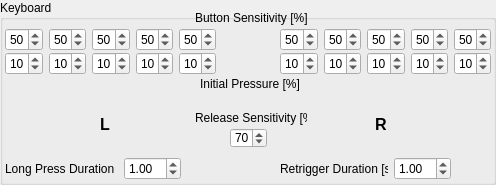
    <widget class="QGroupBox" name="groupBox_5">
     <property name="geometry">
      <rect>
       <x>5</x>
       <y>4</y>
       <width>496</width>
       <height>185</height>
      </rect>
     </property>
     <property name="title">
      <string>Keyboard</string>
     </property>
     <widget class="QWidget" name="horizontalLayoutWidget_5">
      <property name="geometry">
       <rect>
        <x>5</x>
        <y>28</y>
        <width>211</width>
        <height>23</height>
       </rect>
      </property>
      <layout class="QHBoxLayout" name="horizontalLayout_5">
       <item>
        <widget class="QSpinBox" name="spinbox_trigger_sensitivity_lp">
         <property name="sizePolicy">
          <sizepolicy hsizetype="Fixed" vsizetype="Fixed">
           <horstretch>0</horstretch>
           <verstretch>0</verstretch>
          </sizepolicy>
         </property>
         <property name="maximum">
          <number>99</number>
         </property>
         <property name="singleStep">
          <number>1</number>
         </property>
         <property name="value">
          <number>50</number>
         </property>
        </widget>
       </item>
       <item>
        <widget class="QSpinBox" name="spinbox_trigger_sensitivity_lr">
         <property name="sizePolicy">
          <sizepolicy hsizetype="Fixed" vsizetype="Fixed">
           <horstretch>0</horstretch>
           <verstretch>0</verstretch>
          </sizepolicy>
         </property>
         <property name="maximum">
          <number>99</number>
         </property>
         <property name="singleStep">
          <number>1</number>
         </property>
         <property name="value">
          <number>50</number>
         </property>
        </widget>
       </item>
       <item>
        <widget class="QSpinBox" name="spinbox_trigger_sensitivity_lm">
         <property name="sizePolicy">
          <sizepolicy hsizetype="Fixed" vsizetype="Fixed">
           <horstretch>0</horstretch>
           <verstretch>0</verstretch>
          </sizepolicy>
         </property>
         <property name="maximum">
          <number>99</number>
         </property>
         <property name="singleStep">
          <number>1</number>
         </property>
         <property name="value">
          <number>50</number>
         </property>
        </widget>
       </item>
       <item>
        <widget class="QSpinBox" name="spinbox_trigger_sensitivity_li">
         <property name="sizePolicy">
          <sizepolicy hsizetype="Fixed" vsizetype="Fixed">
           <horstretch>0</horstretch>
           <verstretch>0</verstretch>
          </sizepolicy>
         </property>
         <property name="maximum">
          <number>99</number>
         </property>
         <property name="singleStep">
          <number>1</number>
         </property>
         <property name="value">
          <number>50</number>
         </property>
        </widget>
       </item>
       <item>
        <widget class="QSpinBox" name="spinbox_trigger_sensitivity_lt">
         <property name="sizePolicy">
          <sizepolicy hsizetype="Fixed" vsizetype="Fixed">
           <horstretch>0</horstretch>
           <verstretch>0</verstretch>
          </sizepolicy>
         </property>
         <property name="maximum">
          <number>99</number>
         </property>
         <property name="singleStep">
          <number>1</number>
         </property>
         <property name="value">
          <number>50</number>
         </property>
        </widget>
       </item>
      </layout>
     </widget>
     <widget class="QWidget" name="horizontalLayoutWidget_6">
      <property name="geometry">
       <rect>
        <x>280</x>
        <y>28</y>
        <width>211</width>
        <height>23</height>
       </rect>
      </property>
      <layout class="QHBoxLayout" name="horizontalLayout_6">
       <item>
        <widget class="QSpinBox" name="spinbox_trigger_sensitivity_rt">
         <property name="sizePolicy">
          <sizepolicy hsizetype="Fixed" vsizetype="Fixed">
           <horstretch>0</horstretch>
           <verstretch>0</verstretch>
          </sizepolicy>
         </property>
         <property name="maximum">
          <number>99</number>
         </property>
         <property name="singleStep">
          <number>1</number>
         </property>
         <property name="value">
          <number>50</number>
         </property>
        </widget>
       </item>
       <item>
        <widget class="QSpinBox" name="spinbox_trigger_sensitivity_ri">
         <property name="sizePolicy">
          <sizepolicy hsizetype="Fixed" vsizetype="Fixed">
           <horstretch>0</horstretch>
           <verstretch>0</verstretch>
          </sizepolicy>
         </property>
         <property name="maximum">
          <number>99</number>
         </property>
         <property name="singleStep">
          <number>1</number>
         </property>
         <property name="value">
          <number>50</number>
         </property>
        </widget>
       </item>
       <item>
        <widget class="QSpinBox" name="spinbox_trigger_sensitivity_rm">
         <property name="sizePolicy">
          <sizepolicy hsizetype="Fixed" vsizetype="Fixed">
           <horstretch>0</horstretch>
           <verstretch>0</verstretch>
          </sizepolicy>
         </property>
         <property name="maximum">
          <number>99</number>
         </property>
         <property name="singleStep">
          <number>1</number>
         </property>
         <property name="value">
          <number>50</number>
         </property>
        </widget>
       </item>
       <item>
        <widget class="QSpinBox" name="spinbox_trigger_sensitivity_rr">
         <property name="sizePolicy">
          <sizepolicy hsizetype="Fixed" vsizetype="Fixed">
           <horstretch>0</horstretch>
           <verstretch>0</verstretch>
          </sizepolicy>
         </property>
         <property name="maximum">
          <number>99</number>
         </property>
         <property name="singleStep">
          <number>1</number>
         </property>
         <property name="value">
          <number>50</number>
         </property>
        </widget>
       </item>
       <item>
        <widget class="QSpinBox" name="spinbox_trigger_sensitivity_rp">
         <property name="sizePolicy">
          <sizepolicy hsizetype="Fixed" vsizetype="Fixed">
           <horstretch>0</horstretch>
           <verstretch>0</verstretch>
          </sizepolicy>
         </property>
         <property name="maximum">
          <number>99</number>
         </property>
         <property name="singleStep">
          <number>1</number>
         </property>
         <property name="value">
          <number>50</number>
         </property>
        </widget>
       </item>
      </layout>
     </widget>
     <widget class="QLabel" name="label_17">
      <property name="geometry">
       <rect>
        <x>70</x>
        <y>74</y>
        <width>81</width>
        <height>81</height>
       </rect>
      </property>
      <property name="text">
       <string/>
      </property>
      <property name="pixmap">
       <pixmap>Hand_L.png</pixmap>
      </property>
      <property name="scaledContents">
       <bool>true</bool>
      </property>
     </widget>
     <widget class="QLabel" name="label_21">
      <property name="geometry">
       <rect>
        <x>335</x>
        <y>74</y>
        <width>81</width>
        <height>81</height>
       </rect>
      </property>
      <property name="text">
       <string/>
      </property>
      <property name="pixmap">
       <pixmap>Hand_R.png</pixmap>
      </property>
      <property name="scaledContents">
       <bool>true</bool>
      </property>
     </widget>
     <widget class="QLabel" name="label_22">
      <property name="geometry">
       <rect>
        <x>195</x>
        <y>108</y>
        <width>112</width>
        <height>20</height>
       </rect>
      </property>
      <property name="text">
       <string>Release Sensitivity [%]</string>
      </property>
     </widget>
     <widget class="QSpinBox" name="spinbox_release_sensitivity">
      <property name="geometry">
       <rect>
        <x>230</x>
        <y>128</y>
        <width>37</width>
        <height>20</height>
       </rect>
      </property>
      <property name="sizePolicy">
       <sizepolicy hsizetype="Fixed" vsizetype="Fixed">
        <horstretch>0</horstretch>
        <verstretch>0</verstretch>
       </sizepolicy>
      </property>
      <property name="maximum">
       <number>100</number>
      </property>
      <property name="singleStep">
       <number>1</number>
      </property>
      <property name="value">
       <number>70</number>
      </property>
     </widget>
     <widget class="QLabel" name="label_23">
      <property name="geometry">
       <rect>
        <x>195</x>
        <y>10</y>
        <width>116</width>
        <height>16</height>
       </rect>
      </property>
      <property name="text">
       <string>Button Sensitivity [%]</string>
      </property>
     </widget>
     <widget class="QLabel" name="label_24">
      <property name="geometry">
       <rect>
        <x>100</x>
        <y>116</y>
        <width>16</width>
        <height>17</height>
       </rect>
      </property>
      <property name="font">
       <font>
        <pointsize>12</pointsize>
        <weight>75</weight>
        <bold>true</bold>
       </font>
      </property>
      <property name="text">
       <string>L</string>
      </property>
     </widget>
     <widget class="QLabel" name="label_25">
      <property name="geometry">
       <rect>
        <x>375</x>
        <y>116</y>
        <width>16</width>
        <height>17</height>
       </rect>
      </property>
      <property name="font">
       <font>
        <pointsize>12</pointsize>
        <weight>75</weight>
        <bold>true</bold>
       </font>
      </property>
      <property name="text">
       <string>R</string>
      </property>
     </widget>
     <widget class="QWidget" name="gridLayoutWidget">
      <property name="geometry">
       <rect>
        <x>5</x>
        <y>156</y>
        <width>176</width>
        <height>25</height>
       </rect>
      </property>
      <layout class="QGridLayout" name="gridLayout">
       <item row="0" column="0">
        <widget class="QLabel" name="label">
         <property name="text">
          <string>Long Press Duration [s]</string>
         </property>
        </widget>
       </item>
       <item row="0" column="1">
        <widget class="QDoubleSpinBox" name="spinbox_long_press_duration">
         <property name="sizePolicy">
          <sizepolicy hsizetype="Fixed" vsizetype="Fixed">
           <horstretch>0</horstretch>
           <verstretch>0</verstretch>
          </sizepolicy>
         </property>
         <property name="locale">
          <locale language="English" country="UnitedStates"/>
         </property>
         <property name="singleStep">
          <double>0.100000000000000</double>
         </property>
         <property name="value">
          <double>1.000000000000000</double>
         </property>
        </widget>
       </item>
      </layout>
     </widget>
     <widget class="QWidget" name="gridLayoutWidget_3">
      <property name="geometry">
       <rect>
        <x>280</x>
        <y>156</y>
        <width>171</width>
        <height>25</height>
       </rect>
      </property>
      <layout class="QGridLayout" name="gridLayout_3">
       <item row="0" column="1">
        <widget class="QDoubleSpinBox" name="spinbox_retrigger_duration">
         <property name="sizePolicy">
          <sizepolicy hsizetype="Fixed" vsizetype="Fixed">
           <horstretch>0</horstretch>
           <verstretch>0</verstretch>
          </sizepolicy>
         </property>
         <property name="locale">
          <locale language="English" country="UnitedStates"/>
         </property>
         <property name="buttonSymbols">
          <enum>QAbstractSpinBox::UpDownArrows</enum>
         </property>
         <property name="singleStep">
          <double>0.100000000000000</double>
         </property>
         <property name="value">
          <double>1.000000000000000</double>
         </property>
        </widget>
       </item>
       <item row="0" column="0">
        <widget class="QLabel" name="label_12">
         <property name="text">
          <string>Retrigger Duration [s]</string>
         </property>
        </widget>
       </item>
      </layout>
     </widget>
     <widget class="QLabel" name="label_31">
      <property name="geometry">
       <rect>
        <x>200</x>
        <y>76</y>
        <width>116</width>
        <height>16</height>
       </rect>
      </property>
      <property name="text">
       <string>Initial Pressure [%]</string>
      </property>
     </widget>
     <widget class="QWidget" name="horizontalLayoutWidget_11">
      <property name="geometry">
       <rect>
        <x>5</x>
        <y>52</y>
        <width>211</width>
        <height>23</height>
       </rect>
      </property>
      <layout class="QHBoxLayout" name="horizontalLayout_11">
       <item>
        <widget class="QSpinBox" name="spinbox_keyboard_pressure_lp">
         <property name="sizePolicy">
          <sizepolicy hsizetype="Fixed" vsizetype="Fixed">
           <horstretch>0</horstretch>
           <verstretch>0</verstretch>
          </sizepolicy>
         </property>
         <property name="maximum">
          <number>99</number>
         </property>
         <property name="singleStep">
          <number>1</number>
         </property>
         <property name="value">
          <number>10</number>
         </property>
        </widget>
       </item>
       <item>
        <widget class="QSpinBox" name="spinbox_keyboard_pressure_lr">
         <property name="sizePolicy">
          <sizepolicy hsizetype="Fixed" vsizetype="Fixed">
           <horstretch>0</horstretch>
           <verstretch>0</verstretch>
          </sizepolicy>
         </property>
         <property name="maximum">
          <number>99</number>
         </property>
         <property name="singleStep">
          <number>1</number>
         </property>
         <property name="value">
          <number>10</number>
         </property>
        </widget>
       </item>
       <item>
        <widget class="QSpinBox" name="spinbox_keyboard_pressure_lm">
         <property name="sizePolicy">
          <sizepolicy hsizetype="Fixed" vsizetype="Fixed">
           <horstretch>0</horstretch>
           <verstretch>0</verstretch>
          </sizepolicy>
         </property>
         <property name="maximum">
          <number>99</number>
         </property>
         <property name="singleStep">
          <number>1</number>
         </property>
         <property name="value">
          <number>10</number>
         </property>
        </widget>
       </item>
       <item>
        <widget class="QSpinBox" name="spinbox_keyboard_pressure_li">
         <property name="sizePolicy">
          <sizepolicy hsizetype="Fixed" vsizetype="Fixed">
           <horstretch>0</horstretch>
           <verstretch>0</verstretch>
          </sizepolicy>
         </property>
         <property name="maximum">
          <number>99</number>
         </property>
         <property name="singleStep">
          <number>1</number>
         </property>
         <property name="value">
          <number>10</number>
         </property>
        </widget>
       </item>
       <item>
        <widget class="QSpinBox" name="spinbox_keyboard_pressure_lt">
         <property name="sizePolicy">
          <sizepolicy hsizetype="Fixed" vsizetype="Fixed">
           <horstretch>0</horstretch>
           <verstretch>0</verstretch>
          </sizepolicy>
         </property>
         <property name="maximum">
          <number>99</number>
         </property>
         <property name="singleStep">
          <number>1</number>
         </property>
         <property name="value">
          <number>10</number>
         </property>
        </widget>
       </item>
      </layout>
     </widget>
     <widget class="QWidget" name="horizontalLayoutWidget_12">
      <property name="geometry">
       <rect>
        <x>280</x>
        <y>52</y>
        <width>211</width>
        <height>23</height>
       </rect>
      </property>
      <layout class="QHBoxLayout" name="horizontalLayout_12">
       <item>
        <widget class="QSpinBox" name="spinbox_keyboard_pressure_rt">
         <property name="sizePolicy">
          <sizepolicy hsizetype="Fixed" vsizetype="Fixed">
           <horstretch>0</horstretch>
           <verstretch>0</verstretch>
          </sizepolicy>
         </property>
         <property name="maximum">
          <number>99</number>
         </property>
         <property name="singleStep">
          <number>1</number>
         </property>
         <property name="value">
          <number>10</number>
         </property>
        </widget>
       </item>
       <item>
        <widget class="QSpinBox" name="spinbox_keyboard_pressure_ri">
         <property name="sizePolicy">
          <sizepolicy hsizetype="Fixed" vsizetype="Fixed">
           <horstretch>0</horstretch>
           <verstretch>0</verstretch>
          </sizepolicy>
         </property>
         <property name="maximum">
          <number>99</number>
         </property>
         <property name="singleStep">
          <number>1</number>
         </property>
         <property name="value">
          <number>10</number>
         </property>
        </widget>
       </item>
       <item>
        <widget class="QSpinBox" name="spinbox_keyboard_pressure_rm">
         <property name="sizePolicy">
          <sizepolicy hsizetype="Fixed" vsizetype="Fixed">
           <horstretch>0</horstretch>
           <verstretch>0</verstretch>
          </sizepolicy>
         </property>
         <property name="maximum">
          <number>99</number>
         </property>
         <property name="singleStep">
          <number>1</number>
         </property>
         <property name="value">
          <number>10</number>
         </property>
        </widget>
       </item>
       <item>
        <widget class="QSpinBox" name="spinbox_keyboard_pressure_rr">
         <property name="sizePolicy">
          <sizepolicy hsizetype="Fixed" vsizetype="Fixed">
           <horstretch>0</horstretch>
           <verstretch>0</verstretch>
          </sizepolicy>
         </property>
         <property name="maximum">
          <number>99</number>
         </property>
         <property name="singleStep">
          <number>1</number>
         </property>
         <property name="value">
          <number>10</number>
         </property>
        </widget>
       </item>
       <item>
        <widget class="QSpinBox" name="spinbox_keyboard_pressure_rp">
         <property name="sizePolicy">
          <sizepolicy hsizetype="Fixed" vsizetype="Fixed">
           <horstretch>0</horstretch>
           <verstretch>0</verstretch>
          </sizepolicy>
         </property>
         <property name="maximum">
          <number>99</number>
         </property>
         <property name="singleStep">
          <number>1</number>
         </property>
         <property name="value">
          <number>10</number>
         </property>
        </widget>
       </item>
      </layout>
     </widget>
    </widget>
